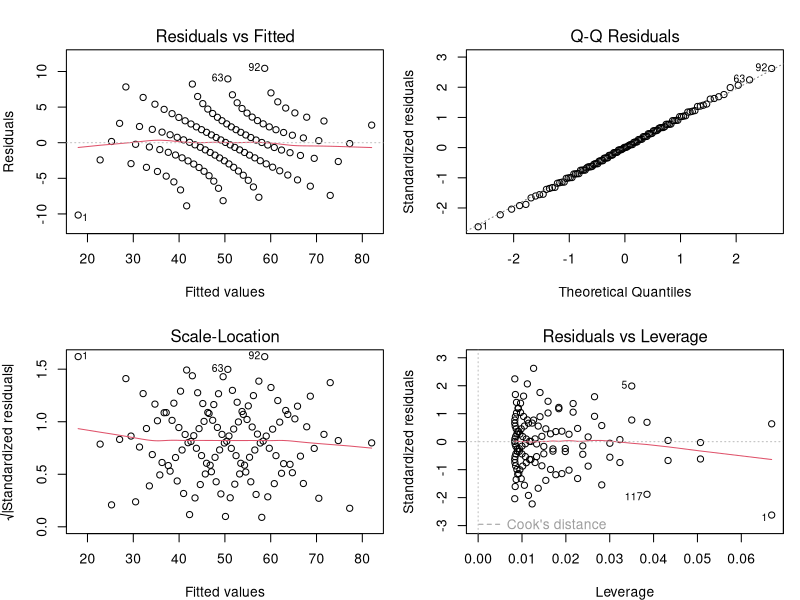
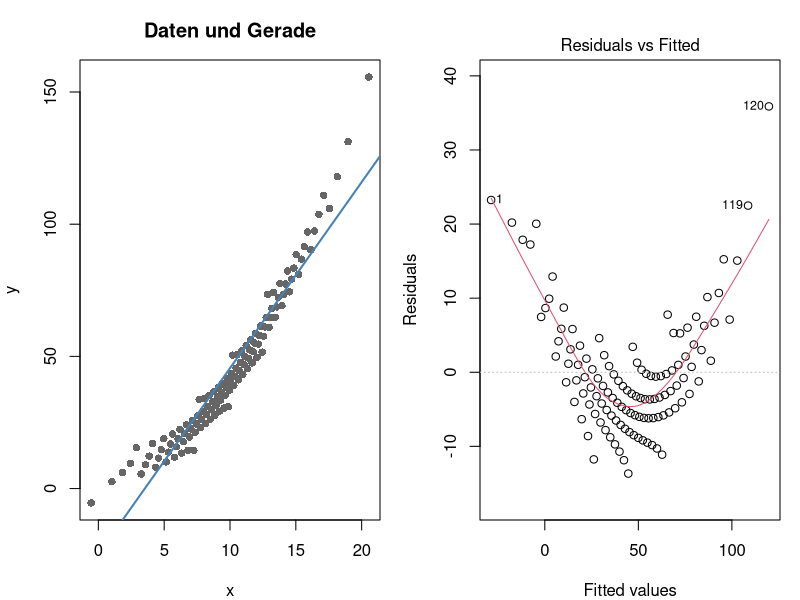
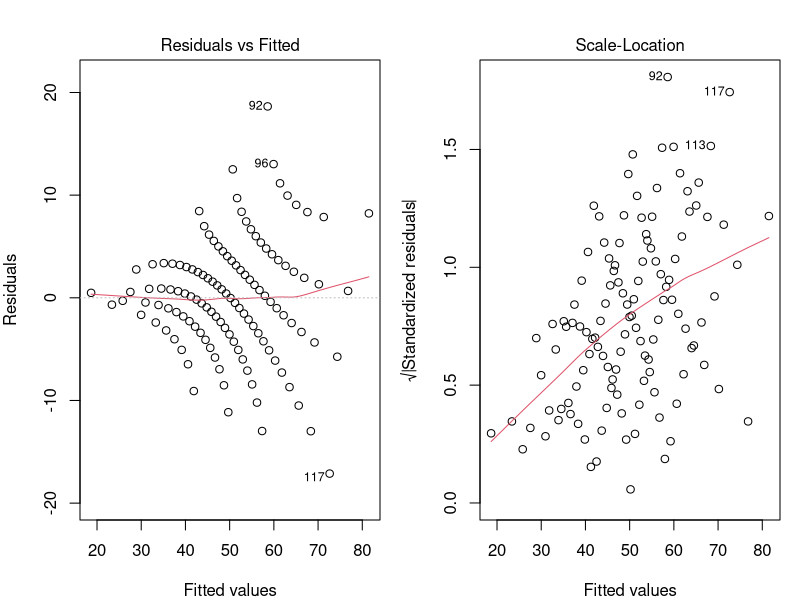
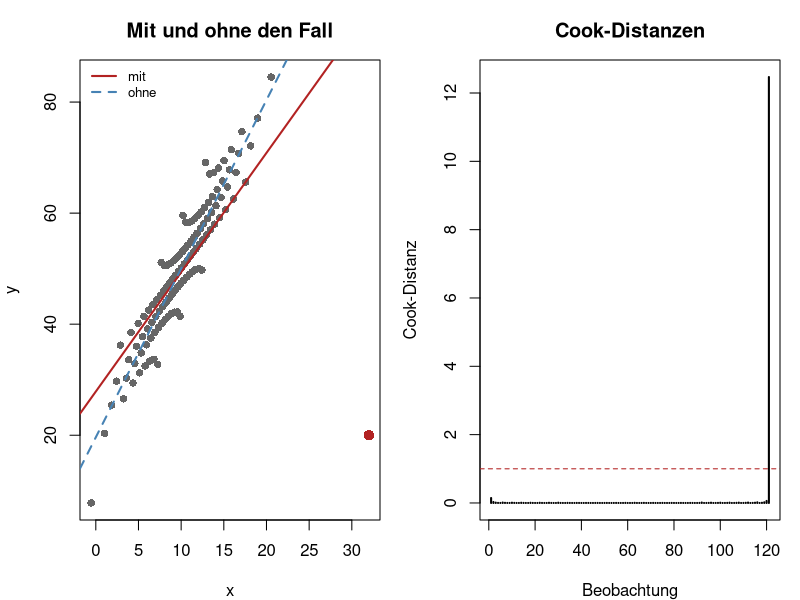

Write R code to recreate these figures, in order.
## ---- chunk 1
#| label: setup-r
#| include: false
library(lmtest)

# Vier Datensaetze, deterministisch konstruiert, damit R und Python exakt
# dieselben Zahlen sehen. Jeder zeigt genau eine Eigenschaft.
n <- 120
lauf <- 0:(n - 1)

richtung <- function(faktor) qnorm(((lauf * faktor) %% n + 0.5) / n)

x  <- round(10 + 4 * richtung(1), 2)
e1 <- richtung(29)

sauber   <- data.frame(x = x, y = round(20 + 3 * x + 4 * e1, 2))
krumm    <- data.frame(x = x, y = round(5 + 0.35 * x^2 + 4 * e1, 2))
trichter <- data.frame(x = x, y = round(20 + 3 * x + 0.55 * x * e1, 2))
einfluss <- data.frame(x = c(x, 32.0),
                       y = c(round(20 + 3 * x + 4 * e1, 2), 20.0))
## ---- chunk 2
#| label: fig-b1-diag-r
#| fig-cap: "Beispiel 1: die vier Standardplots eines unauffälligen Modells."
#| fig-height: 5.4
modell_a <- lm(y ~ x, data = sauber)

par(mfrow = c(2, 2), mar = c(4, 4, 3, 1))
plot(modell_a)
par(mfrow = c(1, 1))

bptest(modell_a)
dwtest(modell_a)
resettest(modell_a, power = 2, type = "fitted")
shapiro.test(residuals(modell_a))

round(c(r2 = summary(modell_a)$r.squared,
        residualstreuung = summary(modell_a)$sigma,
        max_cook = max(cooks.distance(modell_a)),
        max_hebel = max(hatvalues(modell_a)),
        mittlerer_hebel = mean(hatvalues(modell_a)),
        max_stud_residuum = rstudent(modell_a)[which.max(abs(rstudent(modell_a)))]), 4)
## ---- chunk 3
#| label: fig-b2-diag-r
#| fig-cap: "Beispiel 2: Gerade auf gekrümmten Daten und der Bogen im Residuenplot."
#| fig-height: 3.2
modell_b <- lm(y ~ x, data = krumm)

par(mfrow = c(1, 2), mar = c(4, 4, 3, 1))
plot(krumm$x, krumm$y, pch = 16, col = "grey40", xlab = "x", ylab = "y",
     main = "Daten und Gerade")
abline(modell_b, col = "steelblue", lwd = 2)
plot(modell_b, which = 1)
par(mfrow = c(1, 1))

round(summary(modell_b)$r.squared, 4)
bptest(modell_b)
dwtest(modell_b)
resettest(modell_b, power = 2, type = "fitted")
shapiro.test(residuals(modell_b))

round(summary(modell_b)$sigma, 4)
## ---- chunk 4
#| label: fig-b3-diag-r
#| fig-cap: "Beispiel 3: der Trichter im Residuenplot."
#| fig-height: 3.2
modell_c <- lm(y ~ x, data = trichter)

par(mfrow = c(1, 2), mar = c(4, 4, 3, 1))
plot(modell_c, which = 1)
plot(modell_c, which = 3)
par(mfrow = c(1, 1))

bptest(modell_c)
resettest(modell_c, power = 2, type = "fitted")
shapiro.test(residuals(modell_c))

summary(modell_c)$coefficients
## ---- chunk 5
#| label: fig-b4-diag-r
#| fig-cap: "Beispiel 4: der Punkt, die beiden Geraden und die Cook-Distanzen."
#| fig-height: 3.2
modell_d <- lm(y ~ x, data = einfluss)

par(mfrow = c(1, 2), mar = c(4, 4, 3, 1))
plot(einfluss$x, einfluss$y, pch = 16, col = "grey40", xlab = "x", ylab = "y",
     main = "Mit und ohne den Fall")
points(32, 20, pch = 16, col = "firebrick", cex = 1.4)
abline(modell_d, col = "firebrick", lwd = 2)
abline(modell_a, col = "steelblue", lwd = 2, lty = 2)
legend("topleft", c("mit", "ohne"), col = c("firebrick", "steelblue"),
       lty = c(1, 2), lwd = 2, bty = "n", cex = 0.8)
plot(cooks.distance(modell_d), type = "h", lwd = 2, xlab = "Beobachtung",
     ylab = "Cook-Distanz", main = "Cook-Distanzen")
abline(h = 1, lty = 2, col = "firebrick")
par(mfrow = c(1, 1))

round(c(steigung_ohne = coef(modell_a)[2], steigung_mit = coef(modell_d)[2],
        r2_ohne = summary(modell_a)$r.squared,
        r2_mit = summary(modell_d)$r.squared), 4)

round(c(max_cook = max(cooks.distance(modell_d)),
        max_hebel = max(hatvalues(modell_d)),
        mittlerer_hebel = mean(hatvalues(modell_d)),
        groesstes_stud_residuum = rstudent(modell_d)[which.max(abs(rstudent(modell_d)))]), 4)
